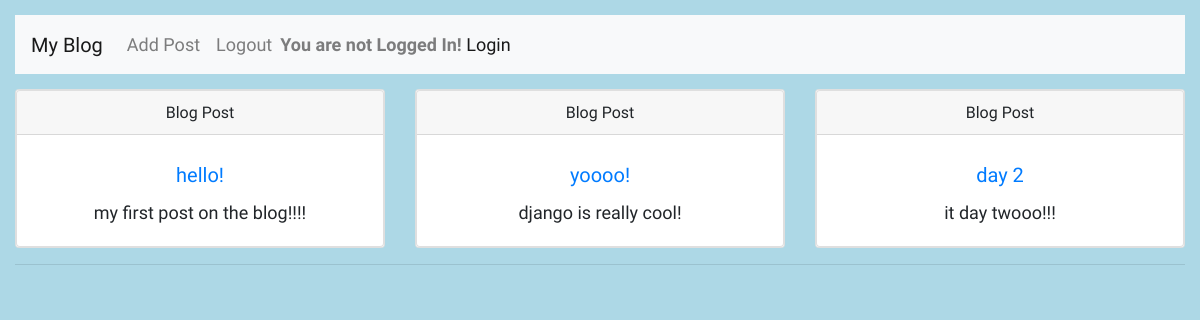
Before: / with the older database file.
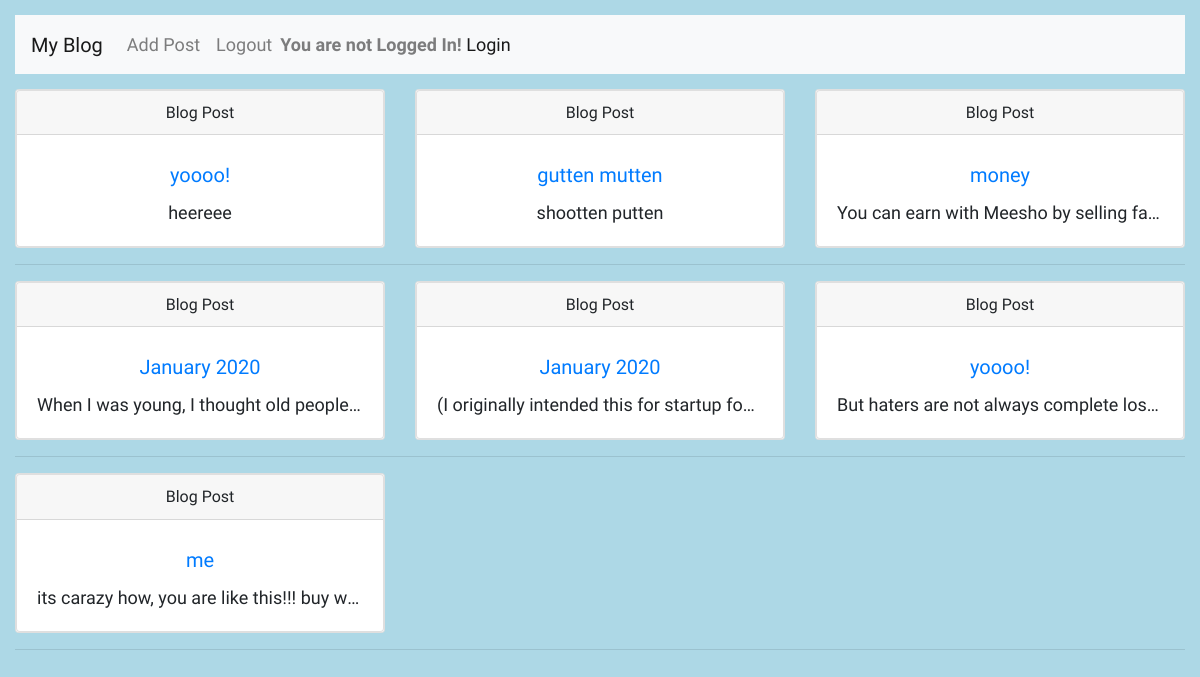
After: the same page with the newer database file.
### blog/models.py (models this page shows, shortened)
class Post(models.Model):
    title = models.CharField(max_length=200)
    author = models.ForeignKey('auth.User', on_delete=models.CASCADE,)
    body = models.TextField()

### blog/views.py (the view)
# urls.py: path('', BlogListView.as_view(), name='home'),
class BlogListView(ListView):
    model = Post
    template_name = 'home.html'

### templates/home.html (shortened to what this page needs)
{% extends 'base.html' %}
{% block content %}
    <div>
      {%  for post in object_list  %}
          {% if forloop.counter0|divisibleby:3 %} <div class="row text-center align-items-center"> {%  endif %}
            <div class="col-sm-4">
                <div class="card">
                      <div class="card" style="width: auto;">
                        <h6><div class="card-header">Blog Post</div></h6>
                        <div class="card-body">
                        <h5 class="card-title">
                        <a href="{% url 'post_detail' post.pk %}">{{ post.title }}</a></h5>
                        <p class="card-text text-truncate">{{ post.body }}</p>
                        </div>
                    </div>
                </div>
            </div>
      {%  if forloop.counter|divisibleby:3 or forloop.last %}</div><hr>{%  endif %}
      {%  endfor %}
   </div>
{% endblock content %}

### templates/base.html (shortened to what this page needs)
{% load static %}
<!doctype html>
<html lang="en">
  <head>
    <link rel="stylesheet" href="https://stackpath.bootstrapcdn.com/bootstrap/4.5.2/css/bootstrap.min.css">
    <link rel="stylesheet" href="{% static 'css/base.css' %}">
    </head>
  <body>
        <div class="container-fluid" style="padding: 15px;">
        <nav class="navbar navbar-expand-lg navbar-light bg-light ">
        <a class="navbar-brand" href="{% url 'home' %}">My Blog</a>
        <div class="collapse navbar-collapse" id="navbarNavAltMarkup">
        <div class="navbar-nav">
        <a class="nav-link" href="{% url 'post_new' %}">Add Post </a>
        <a class="nav-link" href="{% url 'logout' %}" tabindex="-1" aria-disabled="true">Logout</a>
          <div><span class="navbar-text" >
            {% if user.is_authenticated %}
            <strong> hi {{ user.username }}!</strong>
            {% else %}
            <strong> You are not Logged In! </strong>
            <a href="{% url 'login' %}"> Login </a>
            {% endif %}
          </span>
          </div>
        </div>
        </div>
        </nav>
</div>
    <div class="container-fluid">
        {% block content %}
        {% endblock content %}
    </div>
  </body>
</html>

### static/css/base.css (style rules this page uses)
body { background-color: lightblue; font-family: 'Source Sans Pro', sans-serif; font-size: 18px; }

Changed rows visible on the page:
removed Post: title "hello!", body "my first post on the blog!!!!"
removed Post: title "yoooo!", body "django is really cool!"
removed Post: title "day 2", body "it day twooo!!!"
added Post: title "yoooo!", body "heereee"
added Post: title "gutten mutten", body "shootten putten"
added Post: title "money", body "You can earn with Meesho by selling fa…"
added Post: title "January 2020", body "When I was young, I thought old people…"
added Post: title "January 2020", body "(I originally intended this for startup fo…"
added Post: title "yoooo!", body "But haters are not always complete los…"
added Post: title "me", body "its carazy how, you are like this!!! buy w…"
